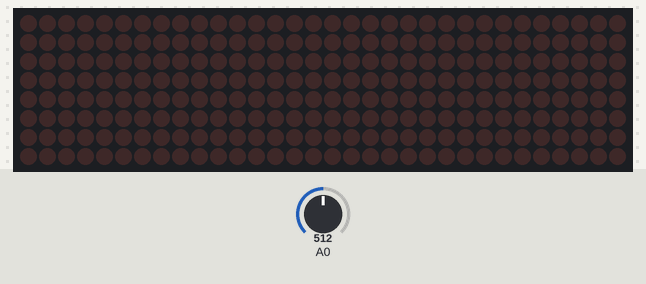
A sketch run on a simulated Arduino Uno, built with avr-gcc and run on an emulated ATmega328P. Parts: 32×8 LED matrix. Inputs (shaded band) come from the test bench; at power-on: A0 = 512.

Above: at 1.2 s.
1.3 s: A0 set to 716
At 1.61 s:
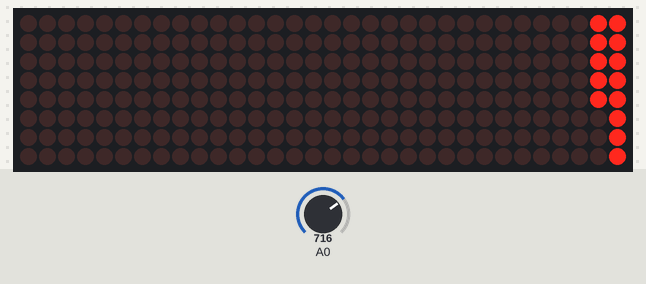
3.2 s: A0 set to 306
At 3.46 s:
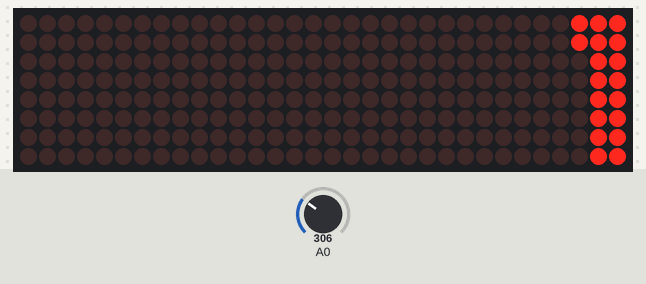
5.1 s: A0 set to 1023
At 5.41 s:
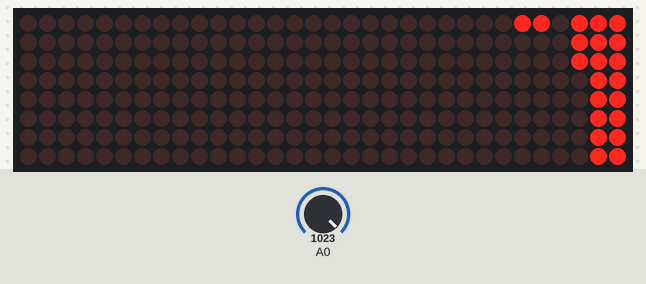
7.2 s: A0 set to 0
At 7.48 s:
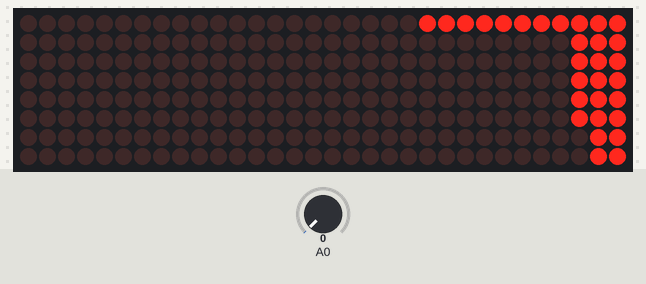
9.1 s: A0 set to 900
At 9.32 s:
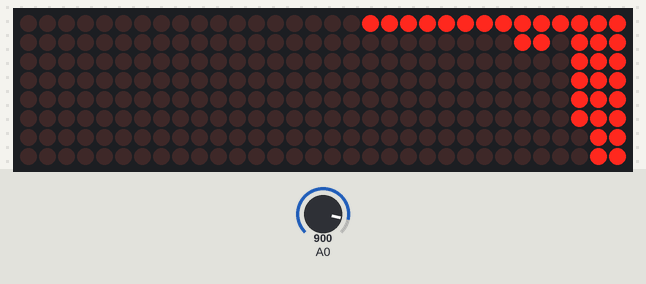
10.9 s: A0 set to 122
At 11.06 s:
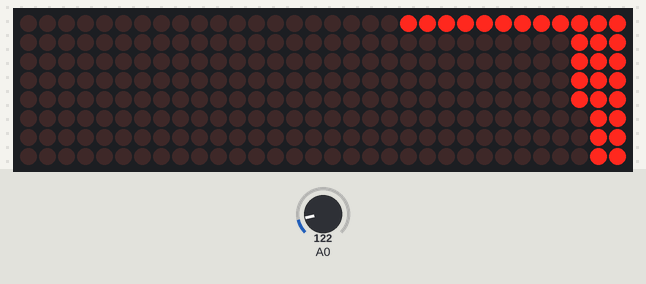

Measured:
- after the input at 1.3 s, the display: first changes after 0.16 s (image 1 shows a later state)
- after the input at 3.2 s, the display: first changes after 0.11 s (image 2 shows a later state)
- after the input at 5.1 s, the display: first changes after 0.16 s (image 3 shows a later state)
- after the input at 7.2 s, the display: first changes after 0.12 s (image 4 shows a later state)
- after the input at 9.1 s, the display: changes after 0.17 s (image 5)
- after the input at 10.9 s, the display: changes after 0.11 s (image 6)

The sketch:

freq_anlz.ino
```cpp
#include <arduinoFFT.h>
#include <MD_MAX72xx.h>
#include <SPI.h>

#define AMOSTRAS 64
#define TIPO_HARDWARE MD_MAX72XX::FC16_HW
#define NUM_MODULOS 4
#define CLK_PIN 13
#define DATA_PIN 11
#define CS_PIN 10
#define coluna 32
#define linha 8

double vReal[AMOSTRAS];
double vImag[AMOSTRAS];

uint8_t valorFinalColunas[coluna];
uint8_t picos[coluna] = {0};
float colunasSuavizadas[coluna] = {0};

float ganhoDinamico = 2.0;
const uint8_t padraoLinhas[] = {0, 1, 3, 7, 15, 31, 63, 127, 255};

MD_MAX72XX mx = MD_MAX72XX(TIPO_HARDWARE, CS_PIN, NUM_MODULOS);
arduinoFFT FFT = arduinoFFT();

float entradaAnterior = 0;
float saidaAnterior = 0;

float highPass(float entrada, float cutoff, float taxaAmostragem) {
  float RC = 1.0 / (2.0 * 3.1416 * cutoff);
  float dt = 1.0 / taxaAmostragem;
  float alfa = RC / (RC + dt);
  float saida = alfa * (saidaAnterior + (entrada - entradaAnterior));
  entradaAnterior = entrada;
  saidaAnterior = saida;
  return saida;
}


void setup() {
  pinMode(A0, INPUT);
  analogReference(EXTERNAL);
  mx.begin();
  mx.control(MD_MAX72XX::INTENSITY, 5);
  mx.clear();
  delay(50); // espera um pouco para o Arduino ler a voltagem de referência
}


void loop() {
  const unsigned long tempoAmostragem = 100;
  unsigned long ultimaMedicao = micros();

  for (int i = 0; i < AMOSTRAS; i++) {
    while (micros() - ultimaMedicao < tempoAmostragem);
    ultimaMedicao = micros();
    int sinalAnalogico = analogRead(A0);
    float sinalCentralizado = sinalAnalogico - 509.0;
    float sinalFiltrado = highPass((sinalCentralizado / 8.0), 100.0, 10000.0);
    vReal[i] = sinalFiltrado;
    vImag[i] = 0;
  }


  FFT.Windowing(vReal, AMOSTRAS, FFT_WIN_TYP_HAMMING, FFT_FORWARD);
  FFT.Compute(vReal, vImag, AMOSTRAS, FFT_FORWARD);
  FFT.ComplexToMagnitude(vReal, vImag, AMOSTRAS);


  int gruposPorColuna = (AMOSTRAS / 2) / coluna;
  float intensidadeTotal = 0;

  for (int i = 0, c = 0; c < coluna; i += gruposPorColuna, c++) {
    float soma = 0;
    for (int k = 0; k < gruposPorColuna; k++) {
      soma += vReal[i + k];
    }

    float mediaGrupos = soma / gruposPorColuna;
    colunasSuavizadas[c] = (colunasSuavizadas[c] * 0.7) + (mediaGrupos * 0.3);

    float colunaComGanho = colunasSuavizadas[c] * ganhoDinamico;
    colunaComGanho = constrain(colunaComGanho, 0, 80);
    valorFinalColunas[c] = map(colunaComGanho, 0, 80, 0, linha);
    intensidadeTotal += valorFinalColunas[c];
  }

  float intensidadeMedia = intensidadeTotal / coluna;
  if (intensidadeMedia < 3) ganhoDinamico += 0.05;
  else if (intensidadeMedia > 5) ganhoDinamico -= 0.05;
  ganhoDinamico = constrain(ganhoDinamico, 1.0, 5.0);


  mx.clear();


  for (int c = 0; c < coluna; c++) {
	  if (picos[c] > 0) picos[c]--;
	  uint8_t altura = valorFinalColunas[c];
	  if (altura > picos[c]) picos[c] = altura;
	  mx.setColumn(c, padraoLinhas[picos[c]]);
  }

  mx.update();
}
```
